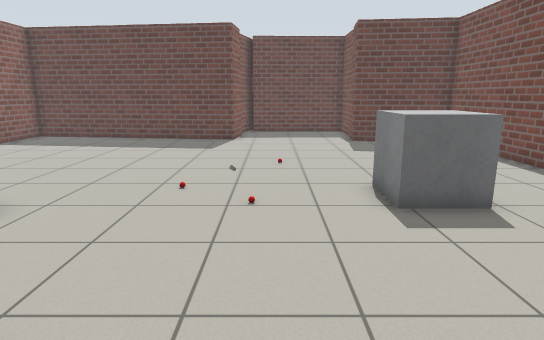
View 1 (above)

13 first-person views from a walk through a Gazebo world. The camera is 1.2 m above the floor, tilts 12° down and sees 75° across. The floor is counted in squares, 0.5 m on a side. Each view is taken from the middle of a square. On the plan, view 1 faces up. The plan holds only what a view shows up to about 20 squares ahead; the rest is blank. Robots are left out. Simple shapes stand in for some stock models. Surface patterns are stand-ins for the level's own textures.

View 2
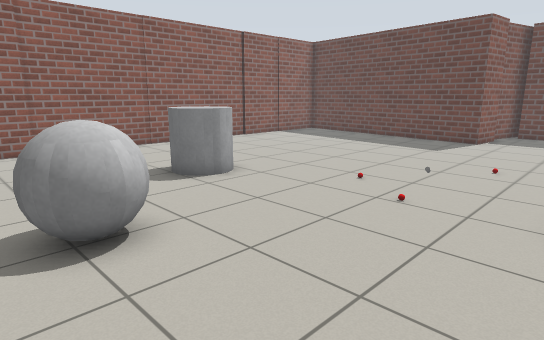

View 3
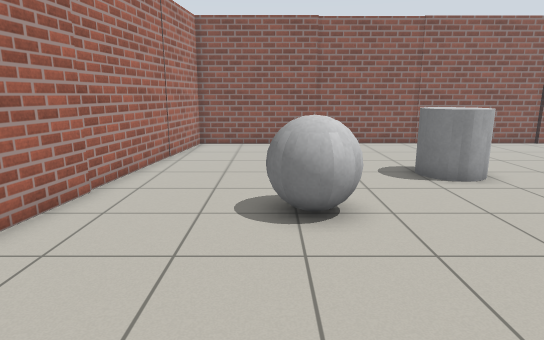

View 4
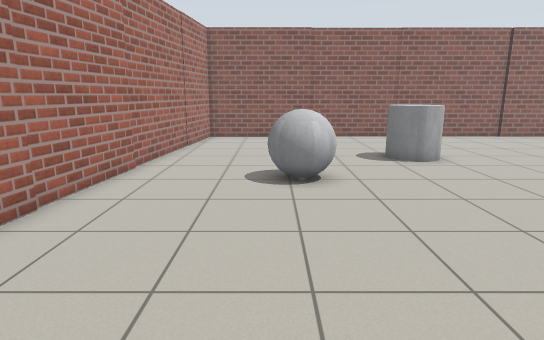

View 5
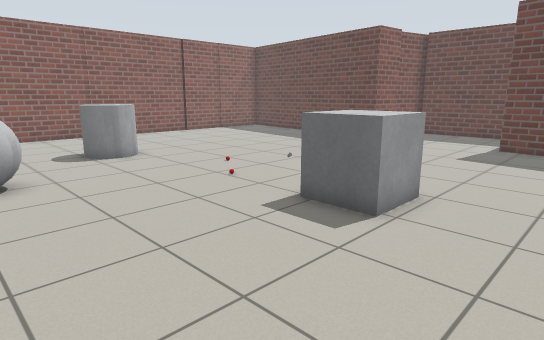

View 6
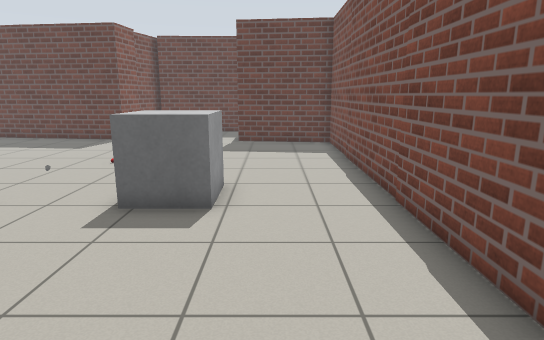

View 7
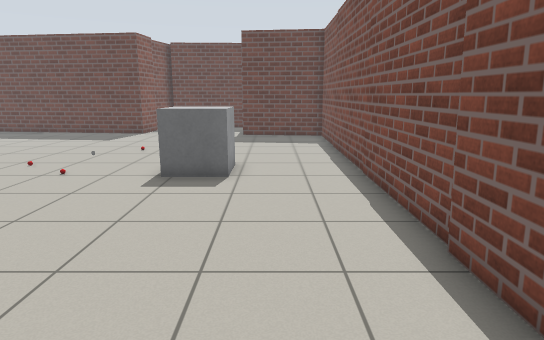

View 8
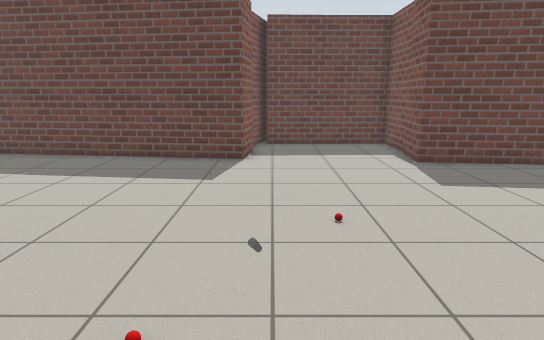

View 9
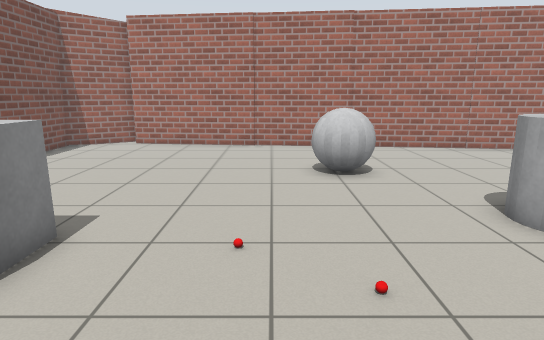

View 10
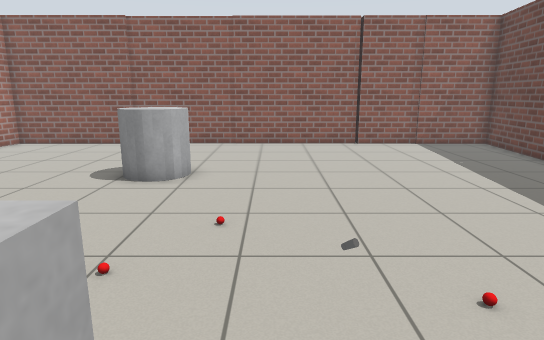

View 11
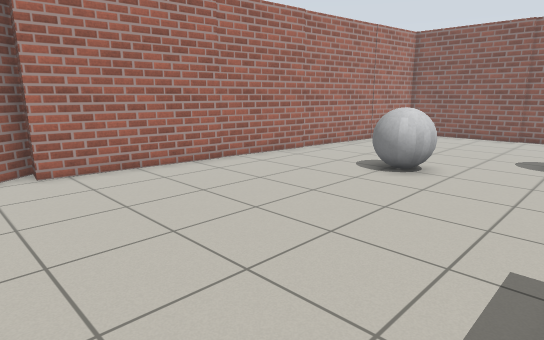

View 12
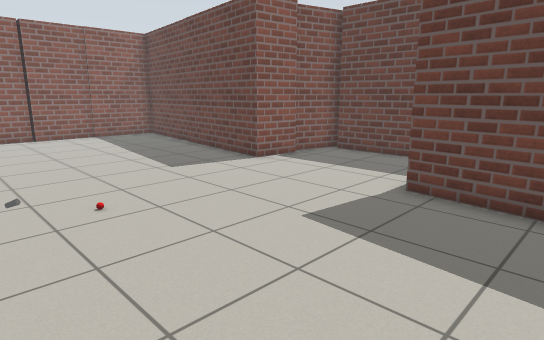

View 13
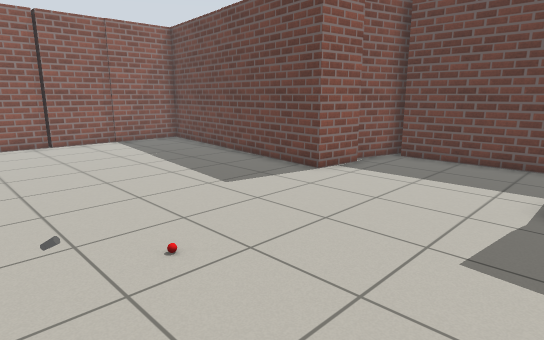

### Floor plan
Key: @ floor where view 1 was taken; . floor; B brick block; R red ball; G grey box; C grey cylinder; E grey ball; O other object.
Columns run from 14 left of view 1 to 9 right of it. Each row starts with its distance up from view 1.
 24             BBBBBBBB
 23             B......B
 22             B......B
 21 BBBB        B......B
 20 B...BBBBBBBBB......B
 19 B...........B.....BBBB
 18 B.....................BB
 17 B......................B
 16 B......................B
 15 B......................B
 14 B......................B
 13 B.............R........B
 12 B......................B
 11 B......................B
 10 B......................B
  9 B...........O....GG....B
  8 B.............O..GG....B
  7 B......CC..............B
  6 B......CC..............B
  5 B......................B
  4 B......................B
  3 B..........E...........B
  2 B.........EEE..........B
  1 B......... E...........B
  0 B.............@........B
 -1 B......................B
 -2 B......................B
 -3 BBBBBB.................B
 -4       BBBB BBBBBB.....BB
 -5                  BBBBBB
 -6                     B

Positions as (right, up) in squares from view 1, and headings:
1: (0, 0), facing up
2: (3, 0), facing up-left
3: (4, 1), facing left
4: (7, 1), facing left
5: (8, 1), facing up-left
6: (6, 0), facing up
7: (6, -3), facing up
8: (-1, 6), facing up
9: (-1, 13), facing down
10: (4, 10), facing left
11: (8, 7), facing down-left
12: (8, 10), facing up-left
13: (5, 10), facing up-left
